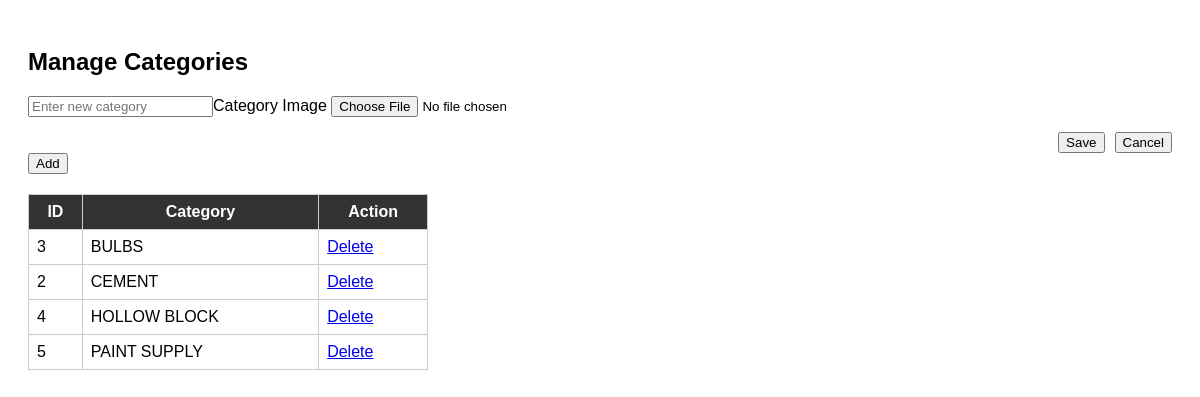
The app's page /categories.php, older data.
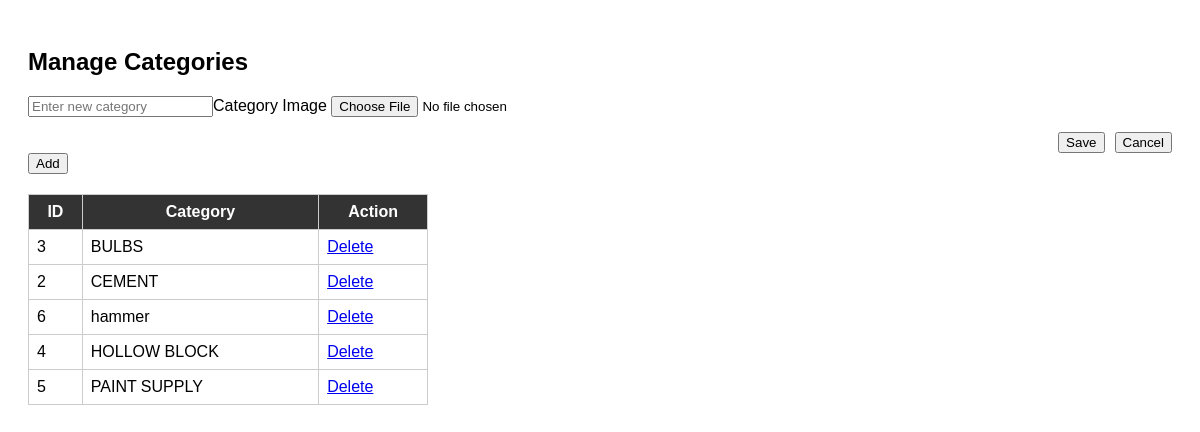
The same page, newer data.
### tables this page shows
CREATE TABLE `categories` (
  `id` int(11) NOT NULL,
  `category_name` varchar(100) NOT NULL,
  `image` varchar(255) DEFAULT NULL,
  `points_per_item` int(11) NOT NULL DEFAULT 0
);

### categories.php (the view, shortened to what this page needs)
<?php
include 'db.php';
$result = $conn->query("SELECT * FROM categories ORDER BY category_name ASC");
?>
<!DOCTYPE html>
<html lang="en">
<head>
</head>
<body>
  <h2>Manage Categories</h2>
  <form method="POST">
    <input type="text" name="category_name" placeholder="Enter new category" required><label>Category Image</label>
  <input type="file" name="category_image" accept="image/*">
  <div style="margin-top:15px; display:flex; justify-content:flex-end; gap:10px;">
    <button type="submit" class="btn">Save</button>
    <button type="button" id="closeModal" class="btn btn-secondary">Cancel</button>
  </div>
    <button type="submit">Add</button>
  </form>
  <table>
    <tr><th>ID</th><th>Category</th><th>Action</th></tr>
    <?php while($row = $result->fetch_assoc()): ?>
    <tr>
      <td><?= $row['id'] ?></td>
      <td><?= htmlspecialchars($row['category_name']) ?></td>
      <td><a href="?delete=<?= $row['id'] ?>" onclick="return confirm('Delete this category?')">Delete</a></td>
    </tr>
    <?php endwhile; ?>
  </table>
</body>
</html>

Row changes from the older to the newer data that the page shows:
added categories: id "6", category_name "hammer"
